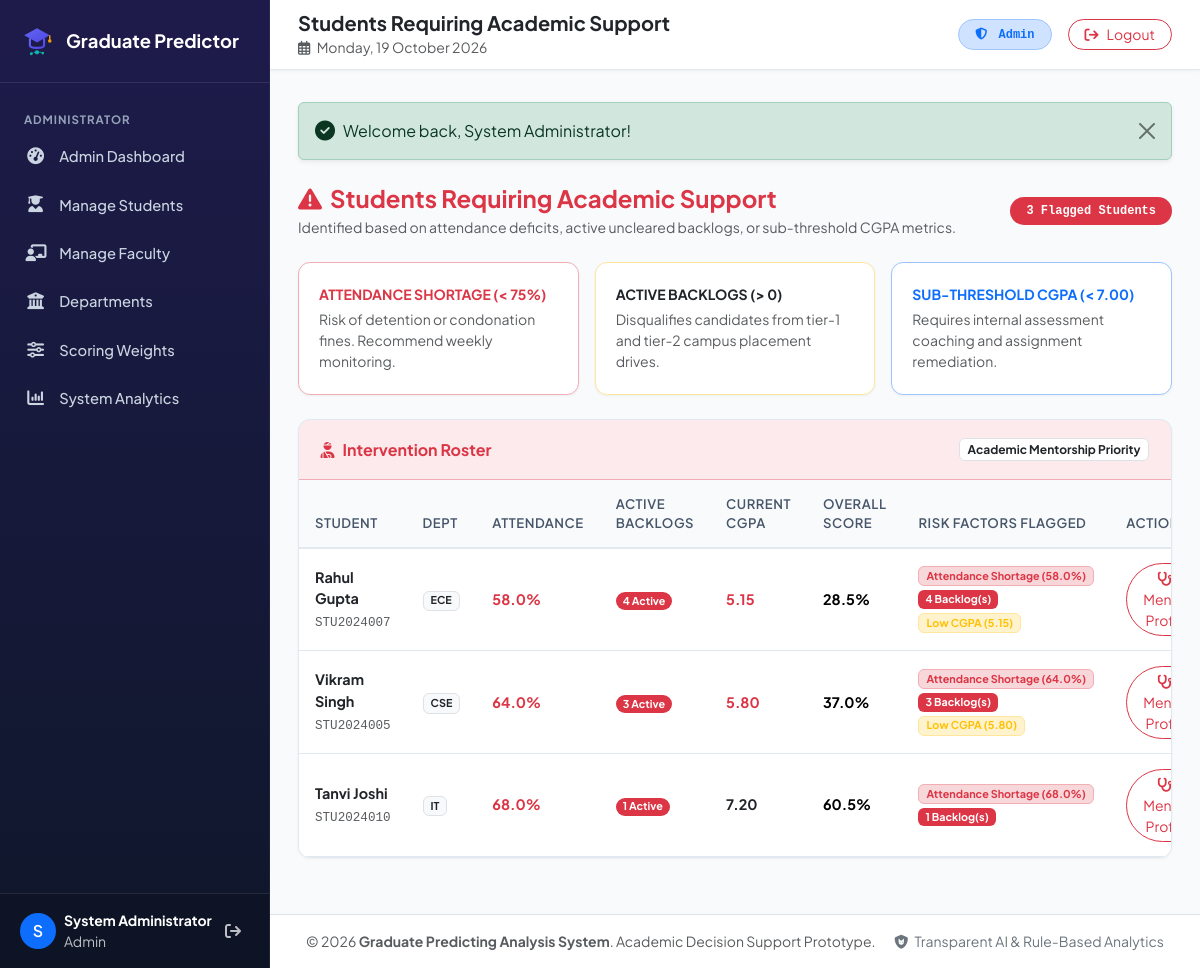
Page /faculty/at_risk.php (signed in) on the committed database.
### tables this page shows
CREATE TABLE `students` (
    `id` INT AUTO_INCREMENT PRIMARY KEY,
    `user_id` INT NOT NULL UNIQUE,
    `student_id` VARCHAR(50) NOT NULL UNIQUE,
    `dob` DATE DEFAULT NULL,
    `gender` ENUM('Male', 'Female', 'Other') DEFAULT 'Male',
    `department_id` INT DEFAULT NULL,
    `degree` VARCHAR(50) DEFAULT 'B.Tech / B.E',
    `academic_year` VARCHAR(20) DEFAULT '2023-2027',
    `graduation_year` INT DEFAULT 2027,
    `created_at` TIMESTAMP DEFAULT CURRENT_TIMESTAMP,
    `updated_at` TIMESTAMP DEFAULT CURRENT_TIMESTAMP ON UPDATE CURRENT_TIMESTAMP,
    FOREIGN KEY (`user_id`) REFERENCES `users`(`id`) ON DELETE CASCADE,
    FOREIGN KEY (`department_id`) REFERENCES `departments`(`id`) ON DELETE SET NULL,
    INDEX `idx_student_code` (`student_id`),
    INDEX `idx_dept` (`department_id`)
);

CREATE TABLE `users` (
    `id` INT AUTO_INCREMENT PRIMARY KEY,
    `name` VARCHAR(100) NOT NULL,
    `email` VARCHAR(100) NOT NULL UNIQUE,
    `password` VARCHAR(255) NOT NULL,
    `role` ENUM('student', 'faculty', 'admin') NOT NULL DEFAULT 'student',
    `phone` VARCHAR(20) DEFAULT NULL,
    `profile_pic` VARCHAR(255) DEFAULT NULL,
    `created_at` TIMESTAMP DEFAULT CURRENT_TIMESTAMP,
    `updated_at` TIMESTAMP DEFAULT CURRENT_TIMESTAMP ON UPDATE CURRENT_TIMESTAMP,
    INDEX `idx_email` (`email`),
    INDEX `idx_role` (`role`)
);

CREATE TABLE `departments` (
    `id` INT AUTO_INCREMENT PRIMARY KEY,
    `dept_code` VARCHAR(20) NOT NULL UNIQUE,
    `dept_name` VARCHAR(150) NOT NULL,
    `hod_name` VARCHAR(100) DEFAULT NULL,
    `created_at` TIMESTAMP DEFAULT CURRENT_TIMESTAMP
);

CREATE TABLE `academic_records` (
    `id` INT AUTO_INCREMENT PRIMARY KEY,
    `student_id` INT NOT NULL UNIQUE,
    `tenth_percentage` DECIMAL(5,2) NOT NULL DEFAULT 0.00,
    `twelfth_percentage` DECIMAL(5,2) DEFAULT NULL,
    `diploma_percentage` DECIMAL(5,2) DEFAULT NULL,
    `current_cgpa` DECIMAL(4,2) NOT NULL DEFAULT 0.00,
    `current_semester` INT NOT NULL DEFAULT 1,
    `num_backlogs` INT NOT NULL DEFAULT 0,
    `cleared_backlogs` INT NOT NULL DEFAULT 0,
    `attendance_percentage` DECIMAL(5,2) NOT NULL DEFAULT 0.00,
    `sem1_gpa` DECIMAL(4,2) DEFAULT NULL,
    `sem2_gpa` DECIMAL(4,2) DEFAULT NULL,
    `sem3_gpa` DECIMAL(4,2) DEFAULT NULL,
    `sem4_gpa` DECIMAL(4,2) DEFAULT NULL,
    `sem5_gpa` DECIMAL(4,2) DEFAULT NULL,
    `sem6_gpa` DECIMAL(4,2) DEFAULT NULL,
    `sem7_gpa` DECIMAL(4,2) DEFAULT NULL,
    `sem8_gpa` DECIMAL(4,2) DEFAULT NULL,
    `updated_at` TIMESTAMP DEFAULT CURRENT_TIMESTAMP ON UPDATE CURRENT_TIMESTAMP,
    FOREIGN KEY (`student_id`) REFERENCES `students`(`id`) ON DELETE CASCADE
);

CREATE TABLE `performance_analysis` (
    `id` INT AUTO_INCREMENT PRIMARY KEY,
    `student_id` INT NOT NULL UNIQUE,
    `academic_score` DECIMAL(5,2) NOT NULL DEFAULT 0.00,
    `technical_score` DECIMAL(5,2) NOT NULL DEFAULT 0.00,
    `career_readiness_score` DECIMAL(5,2) NOT NULL DEFAULT 0.00,
    `soft_skills_score` DECIMAL(5,2) NOT NULL DEFAULT 0.00,
    `extracurricular_score` DECIMAL(5,2) NOT NULL DEFAULT 0.00,
    `overall_score` DECIMAL(5,2) NOT NULL DEFAULT 0.00,
    `calculated_at` TIMESTAMP DEFAULT CURRENT_TIMESTAMP ON UPDATE CURRENT_TIMESTAMP,
    FOREIGN KEY (`student_id`) REFERENCES `students`(`id`) ON DELETE CASCADE
);

### config/helper.php (called while the page is built, shortened)
<?php
function sanitize(?string $str): string {
    return htmlspecialchars(trim((string)$str), ENT_QUOTES, 'UTF-8');
}
function baseUrl(string $path = ''): string {
    $scriptName = $_SERVER['SCRIPT_NAME'] ?? '';
    $pos = strpos($scriptName, '/graduate_predictor');
    if ($pos !== false) {
        $base = '/graduate_predictor';
    } else {
        $base = '';
    }
    return rtrim($base, '/') . '/' . ltrim($path, '/');
}

### faculty/at_risk.php (the view, shortened to what this page needs)
<?php
require_once __DIR__ . '/../config/helper.php';
$db = getDB();
$sql = "
    SELECT s.id, s.student_id, u.name, u.email, u.phone, d.dept_code, d.dept_name,
           ar.current_cgpa, ar.attendance_percentage, ar.num_backlogs,
           pa.academic_score, pa.technical_score, pa.overall_score,
           pr.category as prediction_category, pr.confidence_score
    FROM students s
    JOIN users u ON s.user_id = u.id
    LEFT JOIN departments d ON s.department_id = d.id
    LEFT JOIN academic_records ar ON s.id = ar.student_id
    LEFT JOIN performance_analysis pa ON s.id = pa.student_id
    LEFT JOIN predictions pr ON s.id = pr.student_id
    WHERE ar.attendance_percentage < 75.0
       OR ar.current_cgpa < 7.0
       OR ar.num_backlogs > 0
       OR pr.category = 'Needs Improvement'
    ORDER BY ar.num_backlogs DESC, ar.attendance_percentage ASC
";
$stmt = $db->query($sql);
$atRiskStudents = $stmt->fetchAll();
include __DIR__ . '/../includes/header.php';
?>
<div class="d-flex flex-column flex-sm-row justify-content-between align-items-sm-center gap-2 mb-4">
    <div>
        <h4 class="fw-bold mb-1 text-danger"><i class="fas fa-triangle-exclamation me-2"></i>Students Requiring Academic Support</h4>
        <p class="text-muted small mb-0">Identified based on attendance deficits, active uncleared backlogs, or sub-threshold CGPA metrics.</p>
    </div>
    <span class="badge bg-danger text-white rounded-pill px-3 py-2 font-monospace">
        <?= count($atRiskStudents) ?> Flagged Students
    </span>
</div>
<div class="row g-3 mb-4">
    <div class="col-md-4">
        <div class="stat-card border-danger-subtle">
            <span class="text-danger small fw-bold text-uppercase d-block mb-1">Attendance Shortage (&lt; 75%)</span>
            <p class="text-muted small mb-0">Risk of detention or condonation fines. Recommend weekly monitoring.</p>
        </div>
    </div>
    <div class="col-md-4">
        <div class="stat-card border-warning-subtle">
            <span class="text-warning text-dark small fw-bold text-uppercase d-block mb-1">Active Backlogs (&gt; 0)</span>
            <p class="text-muted small mb-0">Disqualifies candidates from tier-1 and tier-2 campus placement drives.</p>
        </div>
    </div>
    <div class="col-md-4">
        <div class="stat-card border-primary-subtle">
            <span class="text-primary small fw-bold text-uppercase d-block mb-1">Sub-Threshold CGPA (&lt; 7.00)</span>
            <p class="text-muted small mb-0">Requires internal assessment coaching and assignment remediation.</p>
        </div>
    </div>
</div>
<div class="content-card">
    <div class="content-card-header bg-danger bg-opacity-10 border-danger-subtle d-flex justify-content-between align-items-center">
        <h6 class="fw-bold text-danger mb-0"><i class="fas fa-user-injured me-2"></i>Intervention Roster</h6>
        <span class="badge bg-white text-dark border">Academic Mentorship Priority</span>
    </div>
    <div class="content-card-body p-0">
        <?php if (empty($atRiskStudents)): ?>
            <div class="p-5 text-center text-muted">
                <i class="fas fa-circle-check fs-1 text-success mb-2"></i>
                <h6 class="fw-bold text-dark">No students currently flagged for academic risk</h6>
                <p class="small mb-0">All cohort members satisfy minimum attendance, backlog, and CGPA thresholds.</p>
            </div>
        <?php else: ?>
            <div class="table-responsive">
                <table class="table table-custom table-hover mb-0">
                    <thead>
                        <tr>
                            <th>Student</th>
                            <th>Dept</th>
                            <th>Attendance</th>
                            <th>Active Backlogs</th>
                            <th>Current CGPA</th>
                            <th>Overall Score</th>
                            <th>Risk Factors Flagged</th>
                            <th>Action</th>
                        </tr>
                    </thead>
                    <tbody>
                        <?php foreach ($atRiskStudents as $s): ?>
                            <?php
                                $risks = [];
                                if ($s['attendance_percentage'] < 75.0) {
                                    $risks[] = '<span class="badge bg-danger-subtle text-danger border border-danger-subtle">Attendance Shortage (' . number_format($s['attendance_percentage'], 1) . '%)</span>';
                                }
                                if ($s['num_backlogs'] > 0) {
                                    $risks[] = '<span class="badge bg-danger text-white">' . $s['num_backlogs'] . ' Backlog(s)</span>';
                                }
                                if ($s['current_cgpa'] < 7.0) {
                                    $risks[] = '<span class="badge bg-warning-subtle text-warning border border-warning-subtle">Low CGPA (' . number_format($s['current_cgpa'], 2) . ')</span>';
                                }
                            ?>
                            <tr>
                                <td>
                                    <div class="fw-bold text-dark"><?= sanitize($s['name']) ?></div>
                                    <small class="text-muted font-monospace"><?= sanitize($s['student_id']) ?></small>
                                </td>
                                <td><span class="badge bg-light text-dark border"><?= sanitize($s['dept_code']) ?></span></td>
                                <td>
                                    <span class="fw-bold <?= $s['attendance_percentage'] < 75 ? 'text-danger' : 'text-success' ?>">
                                        <?= number_format($s['attendance_percentage'], 1) ?>%
                                    </span>
                                </td>
                                <td>
                                    <?= $s['num_backlogs'] > 0 ? '<span class="badge bg-danger rounded-pill">' . $s['num_backlogs'] . ' Active</span>' : '<span class="text-muted">0</span>' ?>
                                </td>
                                <td>
                                    <span class="fw-bold <?= $s['current_cgpa'] < 7.0 ? 'text-danger' : 'text-dark' ?>">
                                        <?= number_format($s['current_cgpa'], 2) ?>
                                    </span>
                                </td>
                                <td><strong><?= number_format($s['overall_score'], 1) ?>%</strong></td>
                                <td>
                                    <div class="d-flex flex-wrap gap-1">
                                        <?= implode(' ', $risks) ?>
                                    </div>
                                </td>
                                <td>
                                    <a href="<?= baseUrl('faculty/student_detail.php?id=' . $s['id']) ?>" class="btn btn-sm btn-outline-danger rounded-pill px-3">
                                        <i class="fas fa-stethoscope me-1"></i> Mentor Profile
                                    </a>
                                </td>
                            </tr>
                        <?php endforeach; ?>
                    </tbody>
                </table>
            </div>
        <?php endif; ?>
    </div>
</div>
<?php include __DIR__ . '/../includes/footer.php'; ?>

### assets/css/style.css (style rules this page uses)
:root { --primary-color: #4f46e5; --primary-hover: #4338ca; --primary-light: #e0e7ff; --secondary-color: #06b6d4; --dark-bg: #0f172a; --sidebar-bg: #1e1b4b; --sidebar-hover: #312e81; --card-bg: #ffffff; --body-bg: #f8fafc; --text-main: #1e293b; --text-muted: #64748b; --border-color: #e2e8f0; --success-color: #10b981; --warning-color: #f59e0b; --danger-color: #ef4444; --radius-sm: 8px; --radius-md: 12px; --radius-lg: 18px; --shadow-sm: 0 1px 3px rgba(0, 0, 0, 0.05); --shadow-md: 0 4px 12px rgba(15, 23, 42, 0.08); --shadow-lg: 0 10px 25px rgba(15, 23, 42, 0.12); }
body { font-family: 'Plus Jakarta Sans', system-ui, -apple-system, BlinkMacSystemFont, 'Segoe UI', Roboto, sans-serif; background-color: var(--body-bg); color: var(--text-main); min-height: 100vh; overflow-x: hidden; }
.stat-card { background: #ffffff; border-radius: var(--radius-md); padding: 1.35rem 1.25rem; border: 1px solid var(--border-color); box-shadow: var(--shadow-sm); transition: transform 0.2s ease, box-shadow 0.2s ease; height: 100%; }
.content-card { background: #ffffff; border-radius: var(--radius-md); border: 1px solid var(--border-color); box-shadow: var(--shadow-sm); margin-bottom: 1.5rem; overflow: hidden; }
.content-card-header { padding: 1.15rem 1.35rem; border-bottom: 1px solid var(--border-color); background-color: #ffffff; display: flex; align-items: center; justify-content: space-between; }
.content-card-body { padding: 1.35rem; }
.table-custom { vertical-align: middle; }
.table-custom thead th { background-color: #f8fafc; color: #475569; font-weight: 600; font-size: 0.82rem; text-transform: uppercase; letter-spacing: 0.04em; border-bottom: 2px solid var(--border-color); padding: 0.85rem 1rem; }
.table-custom tbody td { padding: 0.9rem 1rem; border-bottom: 1px solid var(--border-color); font-size: 0.9rem; }

### rows in the picture
students: user.name "Rahul Gupta", student "STU2024007", department.dept_code "ECE", academic_records.attendance_percentage "58.0", academic_records.num_backlogs "4", academic_records.current_cgpa "5.15", performance_analysis.overall_score "28.5"
students: user.name "Vikram Singh", student "STU2024005", department.dept_code "CSE", academic_records.attendance_percentage "64.0", academic_records.num_backlogs "3", academic_records.current_cgpa "5.80", performance_analysis.overall_score "37.0"
students: user.name "Tanvi Joshi", student "STU2024010", department.dept_code "IT", academic_records.attendance_percentage "68.0", academic_records.num_backlogs "1", academic_records.current_cgpa "7.20", performance_analysis.overall_score "60.5"

### other values in the picture
substr($user['name'], 0, 1) "S"
$user['name'] "System Administrator"
$user['role'] "Admin"
$pageTitle "Students Requiring Academic Support"
$message "Welcome back, System Administrator!"
count($atRiskStudents) "3"
